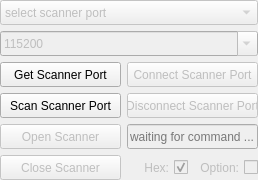
<?xml version="1.0" encoding="UTF-8"?>
<ui version="4.0">
 <class>ModuleA</class>
 <widget class="QFrame" name="ModuleA">
  <property name="geometry">
   <rect>
    <x>0</x>
    <y>0</y>
    <width>258</width>
    <height>180</height>
   </rect>
  </property>
  <property name="windowTitle">
   <string>Frame</string>
  </property>
  <layout class="QGridLayout" name="gridLayout" columnstretch="1,1,1,1">
   <property name="leftMargin">
    <number>0</number>
   </property>
   <property name="topMargin">
    <number>0</number>
   </property>
   <property name="rightMargin">
    <number>0</number>
   </property>
   <property name="bottomMargin">
    <number>0</number>
   </property>
   <item row="2" column="0" colspan="2">
    <widget class="QPushButton" name="pushButton_58">
     <property name="sizePolicy">
      <sizepolicy hsizetype="Minimum" vsizetype="Minimum">
       <horstretch>0</horstretch>
       <verstretch>0</verstretch>
      </sizepolicy>
     </property>
     <property name="minimumSize">
      <size>
       <width>80</width>
       <height>25</height>
      </size>
     </property>
     <property name="maximumSize">
      <size>
       <width>16777215</width>
       <height>25</height>
      </size>
     </property>
     <property name="text">
      <string>Get Scanner Port</string>
     </property>
    </widget>
   </item>
   <item row="3" column="0" colspan="2">
    <widget class="QPushButton" name="pushButton_60">
     <property name="sizePolicy">
      <sizepolicy hsizetype="Minimum" vsizetype="Minimum">
       <horstretch>0</horstretch>
       <verstretch>0</verstretch>
      </sizepolicy>
     </property>
     <property name="minimumSize">
      <size>
       <width>80</width>
       <height>25</height>
      </size>
     </property>
     <property name="maximumSize">
      <size>
       <width>16777215</width>
       <height>25</height>
      </size>
     </property>
     <property name="text">
      <string>Scan Scanner Port</string>
     </property>
    </widget>
   </item>
   <item row="5" column="3">
    <widget class="QCheckBox" name="checkBox_31">
     <property name="enabled">
      <bool>false</bool>
     </property>
     <property name="sizePolicy">
      <sizepolicy hsizetype="Minimum" vsizetype="Minimum">
       <horstretch>0</horstretch>
       <verstretch>0</verstretch>
      </sizepolicy>
     </property>
     <property name="minimumSize">
      <size>
       <width>0</width>
       <height>25</height>
      </size>
     </property>
     <property name="maximumSize">
      <size>
       <width>16777215</width>
       <height>25</height>
      </size>
     </property>
     <property name="layoutDirection">
      <enum>Qt::RightToLeft</enum>
     </property>
     <property name="text">
      <string>Option:</string>
     </property>
    </widget>
   </item>
   <item row="3" column="2" colspan="2">
    <widget class="QPushButton" name="pushButton_61">
     <property name="enabled">
      <bool>false</bool>
     </property>
     <property name="minimumSize">
      <size>
       <width>80</width>
       <height>25</height>
      </size>
     </property>
     <property name="maximumSize">
      <size>
       <width>16777215</width>
       <height>25</height>
      </size>
     </property>
     <property name="text">
      <string>Disconnect Scanner Port</string>
     </property>
    </widget>
   </item>
   <item row="2" column="2" colspan="2">
    <widget class="QPushButton" name="pushButton_59">
     <property name="enabled">
      <bool>false</bool>
     </property>
     <property name="minimumSize">
      <size>
       <width>80</width>
       <height>25</height>
      </size>
     </property>
     <property name="maximumSize">
      <size>
       <width>16777215</width>
       <height>25</height>
      </size>
     </property>
     <property name="text">
      <string>Connect Scanner Port</string>
     </property>
    </widget>
   </item>
   <item row="1" column="0" colspan="4">
    <widget class="QComboBox" name="comboBox_35">
     <property name="enabled">
      <bool>false</bool>
     </property>
     <property name="sizePolicy">
      <sizepolicy hsizetype="Minimum" vsizetype="Minimum">
       <horstretch>0</horstretch>
       <verstretch>0</verstretch>
      </sizepolicy>
     </property>
     <property name="minimumSize">
      <size>
       <width>100</width>
       <height>25</height>
      </size>
     </property>
     <property name="maximumSize">
      <size>
       <width>16777215</width>
       <height>25</height>
      </size>
     </property>
     <property name="editable">
      <bool>true</bool>
     </property>
     <item>
      <property name="text">
       <string>115200</string>
      </property>
     </item>
    </widget>
   </item>
   <item row="0" column="0" colspan="4">
    <widget class="QComboBox" name="comboBox_11">
     <property name="enabled">
      <bool>false</bool>
     </property>
     <property name="sizePolicy">
      <sizepolicy hsizetype="Minimum" vsizetype="Minimum">
       <horstretch>0</horstretch>
       <verstretch>0</verstretch>
      </sizepolicy>
     </property>
     <property name="minimumSize">
      <size>
       <width>100</width>
       <height>25</height>
      </size>
     </property>
     <property name="maximumSize">
      <size>
       <width>16777215</width>
       <height>25</height>
      </size>
     </property>
     <item>
      <property name="text">
       <string>select scanner port</string>
      </property>
     </item>
    </widget>
   </item>
   <item row="5" column="2">
    <widget class="QCheckBox" name="checkBox">
     <property name="enabled">
      <bool>false</bool>
     </property>
     <property name="sizePolicy">
      <sizepolicy hsizetype="Minimum" vsizetype="Minimum">
       <horstretch>0</horstretch>
       <verstretch>0</verstretch>
      </sizepolicy>
     </property>
     <property name="minimumSize">
      <size>
       <width>0</width>
       <height>25</height>
      </size>
     </property>
     <property name="maximumSize">
      <size>
       <width>16777215</width>
       <height>25</height>
      </size>
     </property>
     <property name="layoutDirection">
      <enum>Qt::RightToLeft</enum>
     </property>
     <property name="text">
      <string>Hex:</string>
     </property>
     <property name="checked">
      <bool>true</bool>
     </property>
    </widget>
   </item>
   <item row="5" column="0" colspan="2">
    <widget class="QPushButton" name="pushButton_63">
     <property name="enabled">
      <bool>false</bool>
     </property>
     <property name="minimumSize">
      <size>
       <width>80</width>
       <height>25</height>
      </size>
     </property>
     <property name="maximumSize">
      <size>
       <width>16777215</width>
       <height>25</height>
      </size>
     </property>
     <property name="text">
      <string>Close Scanner</string>
     </property>
    </widget>
   </item>
   <item row="4" column="0" colspan="2">
    <widget class="QPushButton" name="pushButton_62">
     <property name="enabled">
      <bool>false</bool>
     </property>
     <property name="minimumSize">
      <size>
       <width>80</width>
       <height>25</height>
      </size>
     </property>
     <property name="maximumSize">
      <size>
       <width>16777215</width>
       <height>25</height>
      </size>
     </property>
     <property name="text">
      <string>Open Scanner</string>
     </property>
    </widget>
   </item>
   <item row="4" column="2" colspan="2">
    <widget class="QLineEdit" name="lineEdit_35">
     <property name="enabled">
      <bool>false</bool>
     </property>
     <property name="minimumSize">
      <size>
       <width>100</width>
       <height>20</height>
      </size>
     </property>
     <property name="maximumSize">
      <size>
       <width>800</width>
       <height>25</height>
      </size>
     </property>
     <property name="placeholderText">
      <string>waiting for command ...</string>
     </property>
    </widget>
   </item>
  </layout>
 </widget>
 <resources/>
 <connections/>
</ui>
